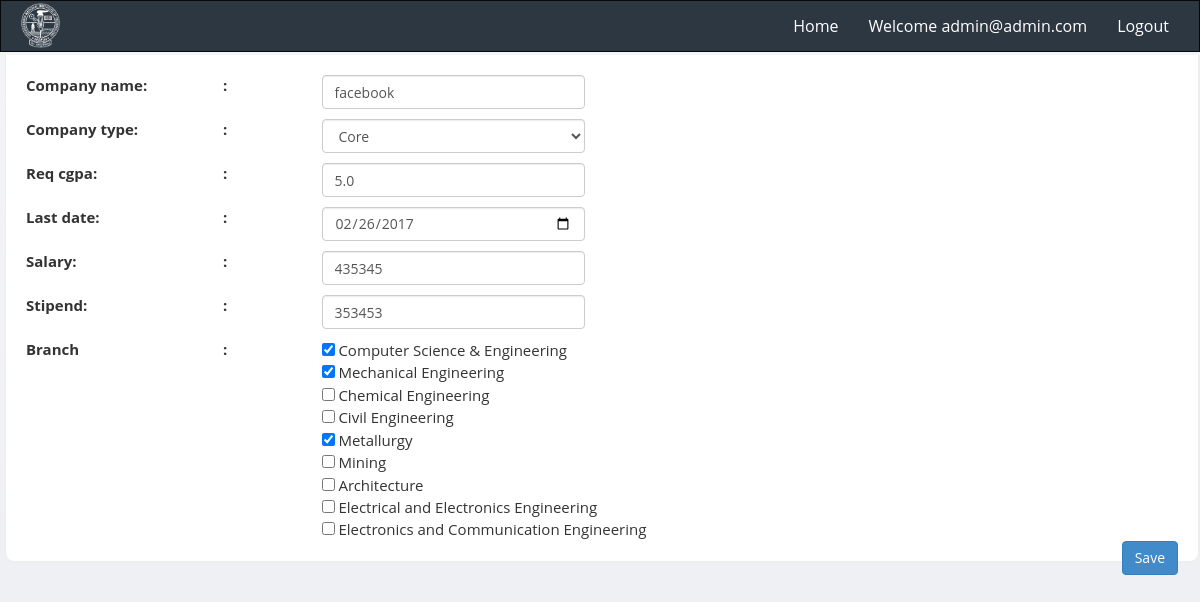
Page /admn/companies/18/ (signed in) on the committed database.
### dashboard/models.py (models this page shows, shortened)
class MyUser(AbstractBaseUser):
    email = models.EmailField(
        verbose_name='email address',
        max_length=255,
        unique=True,
    )
    id_no       = models.IntegerField(null=True)
    first_name  = models.CharField(max_length=50, null=True)
    last_name   = models.CharField(max_length=50, null=True)
    branch      = models.CharField(max_length=4, choices=BRANCHES)
    enr_no      = models.CharField(max_length=11, null=True)
    cgpa        = models.FloatField(max_length=5, null=True)
    is_active   = models.BooleanField(default=True)
    is_admin    = models.BooleanField(default=False)
    resume      = models.FileField(null=True)
    objects = MyUserManager()
    USERNAME_FIELD = 'email'
    REQUIRED_FIELDS = []

class Companies(models.Model):
    BRANCHES = {
        ('CSE', 'Computer Science & Engineering'),
        ('MECH', 'Mechanical Engineering'),
        ('CHEM', 'Chemical Engineering'),
        ('CIV', 'Civil Engineering'),
        ('META', 'Metallurgy'),
        ('MIN', 'Mining'),
        ('ARCH', 'Architecture'),
        ('EEE', 'Electrical and Electronics Engineering'),
        ('ECE', 'Electronics and Communication Engineering'),
    }
    company_name = models.CharField(max_length=250)
    company_type = models.CharField(max_length=100)
    user = models.ManyToManyField(MyUser)
    req_cgpa = models.FloatField(max_length=5, null=True)
    last_date = models.DateField(null=True)
    salary = models.IntegerField(null=True)
    stipend = models.IntegerField(null=True)
    branch = models.CharField(max_length=100, blank=True)

### admn/views.py (the view, shortened to what this page needs)
# urls.py: url(r'^companies/(?P<company_id>[0-9]+)/$', views.edit_company, name="edit_companies"),
@user_passes_test(isUserAdmin, login_url='/admn/login/')
def edit_company(request, company_id):
    form = CompanyChangeForm(data=request.POST, instance=Companies.objects.get(pk=company_id))
    company = Companies.objects.get(pk=company_id)
    company.last_date = company.last_date.strftime('%Y-%m-%d')
    return render(request, 'admn/edit_company.html', {'company': company})

### admn/views.py (called while the page is built)
def isUserAdmin(MyUser):
    if MyUser.is_authenticated:
        if MyUser.is_admin == True:
            return True
        else:
            return False
    else:
        return False

### admn/templates/admn/edit_company.html (shortened to what this page needs)
{% extends 'admn/base.html' %}
{% block content %}
    <form action="" method="post" enctype="multipart/form-data">
                <div class="content-box-large box-with-header" id="info">
                    <div class="row">
                        <div class="col-xm-2 col-md-2">
                            <b><label for="id_company_name">Company name:</label></b>
                        </div>
                        <div class="col-xm-1 col-md-1">
                            <b>:</b>
                        </div>
                        <div class="col-xm-7 col-md-7">
                            <input id="id_company_name" class="form-control" style="width: 40%; display:inline-block; margin-bottom: 10px" maxlength="250"
                                   name="company_name" type="text" value="{{ company.company_name }}" required />
                        </div>
                    </div>
                    <div class="row">
                        <div class="col-xm-2 col-md-2">
                          <b><label for="id_company_type">Company type:</label></b>
                        </div>
                        <div class="col-xm-1 col-md-1">
                          <b>:</b>
                        </div>
                        <div class="col-xm-7 col-md-7">
                            <select class="form-control" style="margin-bottom: 10px; width: 40%;" id="id_branch" name="company_type" required>
                                        <option value="Core"
                                            {% if company.company_type == 'Core' %}
                                                selected
                                            {% endif %}
                                            >Core</option>
                            </select>
                        </div>
                    </div>
                    <div class="row">
                        <div class="col-xm-2 col-md-2">
                          <b><label for="id_req_cgpa">Req cgpa:</label></b>
                        </div>
                        <div class="col-xm-1 col-md-1">
                          <b>:</b>
                        </div>
                        <div class="col-xm-7 col-md-7">
                            <input id="id_req_cgpa" class="form-control" style="width: 40%; display:inline-block; margin-bottom: 10px"
                                   name="req_cgpa" step="any" type="number" value="{{ company.req_cgpa }}" required />
                        </div>
                    </div>
                    <div class="row">
                        <div class="col-xm-2 col-md-2">
                          <b><label for="id_last_date">Last date:</label></b>
                        </div>
                        <div class="col-xm-1 col-md-1">
                          <b>:</b>
                        </div>
                        <div class="col-xm-7 col-md-7">
                            <input id="id_last_date" class="form-control" style="width: 40%; display:inline-block; margin-bottom: 10px"
                                   name="last_date" type="date" value="{{ company.last_date }}" required />
                        </div>
                    </div>
                    <div class="row">
                        <div class="col-xm-2 col-md-2 ">
                            <b><label for="id_salary">Salary:</label></b>
                        </div>
                        <div class="col-xm-1 col-md-1">
                            <b>:</b>
                        </div>
                        <div class="col-xm-7 col-md-7">
                            <input id="id_salary" class="form-control" style="width: 40%; display:inline-block; margin-bottom: 10px"
                                   name="salary" type="number" value="{{ company.salary }}" required />
                        </div>
                    </div>
                    <div class="row">
                        <div class="col-xm-2 col-md-2 ">
                            <b><label for="id_salary">Stipend:</label></b>
                        </div>
                        <div class="col-xm-1 col-md-1">
                            <b>:</b>
                        </div>
                        <div class="col-xm-7 col-md-7">
                            <input id="id_stipend" class="form-control" style="width: 40%; display:inline-block; margin-bottom: 10px"
                                   name="stipend" type="number" value="{{ company.stipend }}" required />
                        </div>
                    </div>
                    <div class="row">
                        <div class="col-xm-2 col-md-2 ">
                            <b><label for="id_salary">Branch</label></b>
                        </div>
                        <div class="col-xm-1 col-md-1">
                            <b>:</b>
                        </div>
                        <div class="col-xm-7 col-md-7">
                            <input type="checkbox" name="branch" value="CSE" {% if 'CSE' in company.branch %}checked{% endif %}> Computer Science & Engineering <br>
                            <input type="checkbox" name="branch" value="MECH" {% if 'MECH' in company.branch %}checked{% endif %}> Mechanical Engineering <br>
                            <input type="checkbox" name="branch" value="CHEM" {% if 'CHEM' in company.branch %}checked{% endif %}> Chemical Engineering <br>
                            <input type="checkbox" name="branch" value="CIV" {% if 'CIV' in company.branch %}checked{% endif %}> Civil Engineering <br>
                            <input type="checkbox" name="branch" value="META" {% if 'META' in company.branch %}checked{% endif %}> Metallurgy <br>
                            <input type="checkbox" name="branch" value="MIN" {% if 'MIN' in company.branch %}checked{% endif %}> Mining <br>
                            <input type="checkbox" name="branch" value="ARCH" {% if 'ARCH' in company.branch %}checked{% endif %}> Architecture <br>
                            <input type="checkbox" name="branch" value="EEE" {% if 'EEE' in company.branch %}checked{% endif %}> Electrical and Electronics Engineering <br>
                            <input type="checkbox" name="branch" value="ECE" {% if 'ECE' in company.branch %}checked{% endif %}> Electronics and Communication Engineering <br>
                        </div>
                    </div>
                        <button class="btn btn-primary signup" type="submit" style="float: right">Save</button>
                    </div>
            </form>
{% endblock %}

### admn/templates/admn/base.html (shortened to what this page needs)
<!DOCTYPE html>
<html>
  <head>
    {% load staticfiles %}
    <link href="{% static 'admn/bootstrap/css/bootstrap.min.css' %}" rel="stylesheet">
    <link href="{% static 'admn/css/styles.css' %}" rel="stylesheet">
  </head>
  <body class="login-bg">
    <nav class="navbar navbar-inverse">
      <div class="container-fluid">
        <div class="navbar-header">
          <a class="navbar-brand" href="{% url 'home:home' %}" style="padding: 0px; margin-left: 20px;"><img src="{% static 'home/images/logo.png' %}" style="padding: 0px; height: 45px; margin-top: 2px;"/></a>
        </div>
        <div class="collapse navbar-collapse" id="myNavbar">
          <ul class="nav navbar-nav navbar-right" style="margin-right: 0;">
            <li><a href="{% url 'admn:admnindex' %}">Home</a></li>
            <li><a href="{% url 'admn:admnindex' %}">Welcome {{ request.user.email }}</a></li>
              {% if request.user.is_authenticated %}
                  <li><a href="{% url 'admn:admnlogout' %}">Logout</a></li>
              {% else %}
                  <li><a href="{% url 'admn:admnlogin' %}">Login</a></li>
              {% endif %}
          </ul>
        </div>
      </div>
    </nav>
<div class="page-content">
        {% block content %}
        {% endblock %}
</div>
  </body>
</html>

### admn/static/admn/css/styles.css (style rules this page uses)
body,html { overflow-x: hidden; width: 100%; }
body { font-family: 'Open Sans', sans-serif; background-color: #f7f7f7; position: relative; margin: 0px; font-size: 12px; padding: 0px; }
#info { font-size: 15px; margin-top: 3px; margin-bottom: 0; margin-left: 5px; }
.content-box, .content-box-large { margin-bottom:30px; background:#fff; border-radius:10px; padding:10px; border-left:1px solid #eee; border-top:1px solid #eee; border-right:2px solid #eee; border-bottom:2px solid #eee; }
.content-box-large { padding: 20px; }
.box-with-header { border-top: none; border-top-left-radius:0px; border-top-right-radius:0px; }
.login-bg { background: rgba(255, 255, 255, 0); background: -webkit-linear-gradient(rgba(255, 255, 255, 0.3), rgba(255, 255, 255, 0)); background: -moz-linear-gradient(rgba(255, 255, 255, 0.3), rgba(255, 255, 255, 0)); background: -ms-linear-gradient(rgba(255, 255, 255, 0.3), rgba(255, 255, 255, 0)); background: -o-linear-gradient(rgba(255, 255, 255, 0.3), rgba(255, 255, 255, 0)); background: linear-gradient(rgba(255, 255, 255, 0.3), rgba(255, 255, 255, 0)); background-color: #eff0f3; background-repeat: no-repeat; height: 100%; }
body { background-color: #eff0f3; }
nav.navbar { background: #2c3742; border-radius: 0; font-size: 16px; font-weight: 500; }
nav.navbar li a { color: white; !important; }
.navbar-inverse .navbar-nav > li > a { color: #fff !important; }
nav { clear: both !important; }
.navbar { margin-bottom: 0; }

### rows in the picture
MyUser: user.email "admin@admin.com"
Companies: company_name "facebook", company_type "Core", req_cgpa "5.0", last_date "02/26/2017", salary "435345", stipend "353453", branch "☑"
